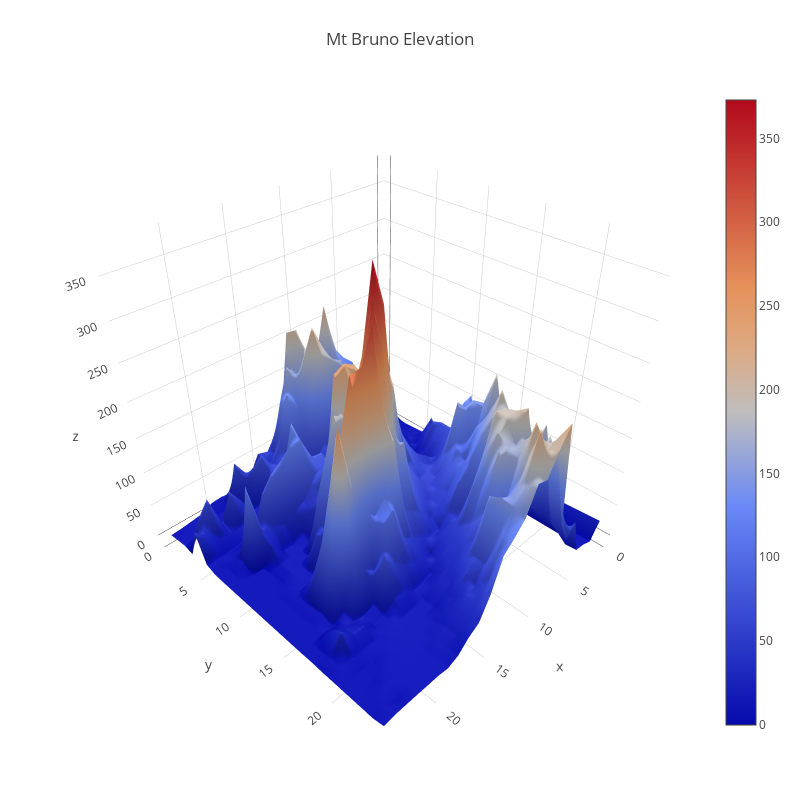

Notebook code for this chart:
### Code cell
fig = go.Figure(data=data, layout=layout)
iplot(fig) # iplot({'data':figure, 'layout':layout})

### Figure 1 — Plotly figure (JSON) as saved in the notebook; plotly's stock layout.template omitted (floating-point values rounded to 4 significant figures; data arrays with more than 128 entries replaced by an {"elided": "..."} marker saying what was removed)
{"data": [{"type": "surface", "uid": "9a1775ea-ca26-42c4-8981-ed638aeba677", "z": {"elided": "25x25 float values"}}], "layout": {"autosize": false, "height": 800, "margin": {"b": 65, "l": 65, "r": 50, "t": 90}, "title": {"text": "Mt Bruno Elevation"}, "width": 800}}
